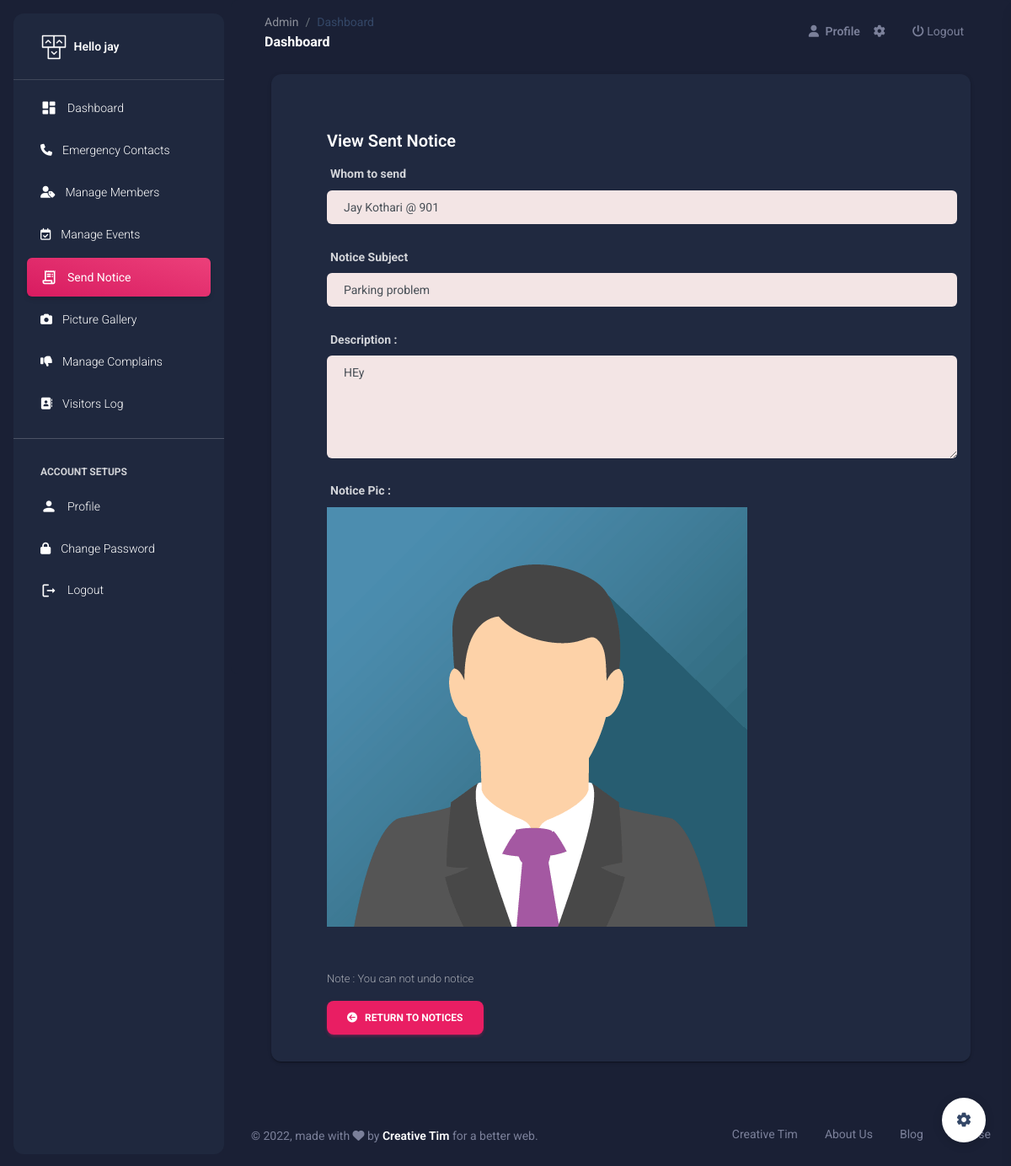
/Sec/view-send-notice/3 (signed in), run on the app's committed database.
### SecApp/models.py (models this page shows, shortened)
class SecUser(models.Model):
    name = models.CharField(max_length=50)
    email = models.EmailField(unique=True)
    mobile = models.CharField(max_length=15)
    password = models.CharField(max_length=50)
    pic = models.FileField(upload_to='Profile',default='avatar.png')
    setting = models.BooleanField(default=False)

### MemberApp/models.py (models this page shows, shortened)
class Notice(models.Model):
    uid = models.ForeignKey(SecUser,on_delete=models.CASCADE)
    member = models.ForeignKey(Member,on_delete=models.CASCADE)
    subject = models.CharField(max_length=100)
    des = models.TextField()
    pic = models.FileField(upload_to='Notice',blank=True,null=True)
    created_at = models.DateTimeField(auto_now_add=True)

class Member(models.Model):
    doc_choice = (
        ('Aadhar','Aadhar'),
        ('PAN','PAN'),
        ('DL','DL'),
        ('Other','Other'),
    )
    uid = models.ForeignKey(SecUser,on_delete=models.CASCADE,null=True)
    fname = models.CharField(max_length=20)
    lname = models.CharField(max_length=20)
    email = models.EmailField(unique=True)
    mobile = models.CharField(max_length=15)
    doc = models.CharField(max_length=30,choices=doc_choice)
    doc_number = models.CharField(max_length=20)
    flat_no = models.CharField(max_length=10)
    address = models.TextField()
    password = models.CharField(max_length=20)
    pic = models.FileField(upload_to='member',default='avatar.png')
    verify = models.BooleanField(default=False)
    role = models.CharField(max_length=20,default='member')
    created_at = models.DateTimeField(auto_now_add=True)

### SecApp/views.py (the view)
# urls.py: path('view-send-notice/<int:pk>',views.view_send_notice, name='view-send-notice'),
def view_send_notice(request,pk):
    uid = SecUser.objects.get(email=request.session['email'])
    notice = mm.Notice.objects.get(id=pk)
    return render(request,'view-send-notice.html',{'uid':uid,'notice':notice})

### SecApp/templates/view-send-notice.html (shortened to what this page needs)
{% extends 'sec-header.html' %}
{% load static %}
{% block notice %}
<li class="nav-item">
  <a class="nav-link text-white  active bg-gradient-primary" href="">
    <div class="text-white text-center me-2 d-flex align-items-center justify-content-center">
      <i class="material-icons opacity-10">receipt_long</i>
    </div>
    <span class="nav-link-text ms-1">Send Notice</span>
  </a>
</li>
{% endblock %}
{% block content %}
<br><br><br>
<div class="container-fluid px-2 px-md-4">
    <div class="card card-body mx-3 mx-md-4 mt-n6">
      <div class="row gx-4 mb-2">
        <div class="col-auto my-auto">
          <div class="h-100">
            <h5 class="mb-1" style="margin-left: 50px; margin-top: 50px;">
              View Sent Notice
            </h5>
          </div>
        </div>
      </div>
      <div style="margin-left: 50px;">
      <form action="{% url 'send-notice' %}" method="POST" enctype="multipart/form-data">
        <div class="row">
            <div class="form-group col-12">
                <label for="exampleInputPassword1"><b>Whom to send</b></label>
                <input type="text" class="form-control" style="background-color: rgb(243, 229, 229); padding-left: 20px;" value="{{notice.member.fname}} {{notice.member.lname}} @ {{notice.member.flat_no}}" disabled>
            </div>
        </div><br>
        <div class="row">
            <div class="form-group col-12">
                <label for="exampleInputPassword1"><b>Notice Subject</b></label>
                <input type="text" class="form-control" disabled value="{{notice.subject}}" style="background-color: rgb(243, 229, 229); padding-left: 20px;" name="subject" id="exampleInputPassword1" placeholder="Notice Subject..." required>
            </div>
        </div><br>
        <div class="row">
            <div class="form-group col-12">
                <label for="exampleInputPassword1"><b>Description :</b></label>
                <textarea name="des" class="form-control" disabled style="background-color: rgb(243, 229, 229); padding-left: 20px;" placeholder="Notice Description..." id="" cols="30" rows="5" required>{{notice.des}}</textarea>
            </div>
        </div><br>
        {% if notice.pic %}
        <div class="row">
            <div class="form-group col-6">
                <label for="exampleInputPassword1"><b>Notice Pic : </b></label>
                <img src="{{notice.pic.url}}" alt="">
            </div>
        </div>
        {% endif %}
        <br><br>
        <p style="color: red; font-size: small;">Note : You can not undo notice</p>
      </form>
      <a href="{% url 'send-notice' %}"><button class="btn btn-primary"><i class="fa fa-arrow-circle-left"></i> &nbsp; Return to Notices</button></a>
    </div>
    </div>
    <br><br>
</div>
{% endblock %}

### SecApp/templates/sec-header.html (shortened to what this page needs)
{% load static %}
<!DOCTYPE html>
<html lang="en">
<head>
  <link href="{% static 'assets/css/nucleo-icons.css' %}" rel="stylesheet" />
  <link href="{% static 'assets/css/nucleo-svg.css' %}" rel="stylesheet" />
  <link id="pagestyle" href="{% static 'assets/css/material-dashboard.css' %}" rel="stylesheet" />
</head>
{% if uid.setting == False %}
<body class="g-sidenav-show  bg-gray-200">
{% else %}
<body class="g-sidenav-show  bg-gray-200 dark-version">
{% endif %}
  <aside class="sidenav navbar navbar-vertical navbar-expand-xs border-0 border-radius-xl my-3 fixed-start ms-3   bg-gradient-dark" id="sidenav-main">
    <div class="sidenav-header">
      <a class="navbar-brand m-0" href=" https://demos.creative-tim.com/material-dashboard/pages/dashboard " target="_blank">
        <img src="{% static 'assets/img/logo-ct.png' %}" class="navbar-brand-img h-100" alt="main_logo">
        <span class="ms-1 font-weight-bold text-white">Hello {{uid.name}}</span>
      </a>
    </div>
    <hr class="horizontal light mt-0 mb-2">
      <ul class="navbar-nav">
        {% block dashboard %}
        <li class="nav-item">
          <a class="nav-link text-white" href="{% url 'index' %}">
            <div class="text-white text-center me-2 d-flex align-items-center justify-content-center">
              <i class="material-icons opacity-10">dashboard</i>
            </div>
            <span class="nav-link-text ms-1">Dashboard</span>
          </a>
        </li>
        {% endblock %}
        {% block emergency %}
        <li class="nav-item">
          <a class="nav-link text-white " href="{% url 'emergency' %}">
            <div class="text-white text-center me-2 d-flex align-items-center justify-content-center">
              <i class="fa fa-phone"></i>
            </div>
            <span class="nav-link-text ms-1">Emergency Contacts</span>
          </a>
        </li>
        {% endblock %}
        {% block add_member %}
        <li class="nav-item">
          <a class="nav-link text-white " href="{% url 'add-member' %}">
            <div class="text-white text-center me-2 d-flex align-items-center justify-content-center">
              <i class="fa fa-user-tag"></i>
            </div>
            <span class="nav-link-text ms-1">Manage Members</span>
          </a>
        </li>
        {% endblock %}
        {% block event %}
        <li class="nav-item">
          <a class="nav-link text-white " href="{% url 'add-event' %}">
            <div class="text-white text-center me-2 d-flex align-items-center justify-content-center">
              <i class="fa fa-calendar-check-o"></i>
            </div>
            <span class="nav-link-text ms-1">Manage Events</span>
          </a>
        </li>
        {% endblock %}
        {% block notice %}{% endblock %}
        {% block gallery %}
        <li class="nav-item">
          <a class="nav-link text-white " href="{% url 'gallery' %}">
            <div class="text-white text-center me-2 d-flex align-items-center justify-content-center">
              <i class="fas fa-camera"></i>
            </div>
            <span class="nav-link-text ms-1">Picture Gallery</span>
          </a>
        </li>
        {% endblock %}
        {% block complain %}
        <li class="nav-item">
          <a class="nav-link text-white " href="#">
            <div class="text-white text-center me-2 d-flex align-items-center justify-content-center">
              <i class="fa fa-thumbs-down"></i>
            </div>
            <span class="nav-link-text ms-1">Manage Complains</span>
          </a>
        </li>
        {% endblock %}
        <li class="nav-item">
          <a class="nav-link text-white " href="">
            <div class="text-white text-center me-2 d-flex align-items-center justify-content-center">
              <i class="fa fa-address-book"></i>
            </div>
            <span class="nav-link-text ms-1">Visitors Log</span>
          </a>
        </li>
        <hr>
        <li class="nav-item mt-3">
          <h6 class="ps-4 ms-2 text-uppercase text-xs text-white font-weight-bolder opacity-8">Account Setups</h6>
        </li>
        {% block profile %}
        <li class="nav-item">
          <a class="nav-link text-white " href="{% url 'profile' %}">
            <div class="text-white text-center me-2 d-flex align-items-center justify-content-center">
              <i class="material-icons opacity-10">person</i>
            </div>
            <span class="nav-link-text ms-1">Profile</span>
          </a>
        </li>
        {% endblock %}
        {% block password %}
        <li class="nav-item">
          <a class="nav-link text-white " href="{% url 'change-password' %}">
            <div class="text-white text-center me-2 d-flex align-items-center justify-content-center">
              <i class="fa fa-lock"></i>
            </div>
            <span class="nav-link-text ms-1">Change Password</span>
          </a>
        </li>
        {% endblock %}
        <li class="nav-item">
          <a class="nav-link text-white " href="{% url 'logout' %}">
            <div class="text-white text-center me-2 d-flex align-items-center justify-content-center">
              <i class="material-icons">logout</i>
            </div>
            <span class="nav-link-text ms-1">Logout</span>
          </a>
        </li>
      </ul>
  </aside>
  <main class="main-content position-relative max-height-vh-100 h-100 border-radius-lg ">
    <nav class="navbar navbar-main navbar-expand-lg px-0 mx-4 shadow-none border-radius-xl" id="navbarBlur" navbar-scroll="true">
      <div class="container-fluid py-1 px-3">
        <nav aria-label="breadcrumb">
          <ol class="breadcrumb bg-transparent mb-0 pb-0 pt-1 px-0 me-sm-6 me-5">
            <li class="breadcrumb-item text-sm"><a class="opacity-5 text-dark" href="javascript:;">Admin</a></li>
            <li class="breadcrumb-item text-sm text-dark active" aria-current="page">Dashboard</li>
          </ol>
          <h6 class="font-weight-bolder mb-0">Dashboard</h6>
        </nav>
        <div class="collapse navbar-collapse mt-sm-0 mt-2 me-md-0 me-sm-4" id="navbar">
          <ul class="navbar-nav  justify-content-end">
            <li class="nav-item d-flex align-items-center">
              <a href="{% url 'profile' %}" class="nav-link text-body font-weight-bold px-0">
                <i class="fa fa-user me-sm-1"></i>
                <span class="d-sm-inline d-none">Profile</span>
              </a>
            </li>
            <li class="nav-item px-3 d-flex align-items-center">
              <a href="javascript:;" class="nav-link text-body p-0">
                <i class="fa fa-cog fixed-plugin-button-nav cursor-pointer"></i>
              </a>
            </li>
            <li class="nav-item px-3 d-flex align-items-center">
                <a href="{% url 'logout' %}" class="nav-link text-body p-0">
                  <i class="fa fa-power-off"></i> Logout
                </a>
            </li>
          </ul>
        </div>
      </div>
    </nav>
{% block content %}
{% endblock %}
<footer class="footer py-4  ">
    <div class="container-fluid">
      <div class="row align-items-center justify-content-lg-between">
        <div class="col-lg-6 mb-lg-0 mb-4">
          <div class="copyright text-center text-sm text-muted text-lg-start">
            © ,
            made with <i class="fa fa-heart"></i> by
            <a href="" class="font-weight-bold" target="_blank">Creative Tim</a>
            for a better web.
          </div>
        </div>
        <div class="col-lg-6">
          <ul class="nav nav-footer justify-content-center justify-content-lg-end">
            <li class="nav-item">
              <a href="" class="nav-link text-muted">Creative Tim</a>
            </li>
            <li class="nav-item">
              <a href="" class="nav-link text-muted">About Us</a>
            </li>
            <li class="nav-item">
              <a href="" class="nav-link text-muted">Blog</a>
            </li>
            <li class="nav-item">
              <a href="" class="nav-link pe-0 text-muted">License</a>
            </li>
          </ul>
        </div>
      </div>
    </div>
  </footer>
</main>
<div class="fixed-plugin">
<a class="fixed-plugin-button text-dark position-fixed px-3 py-2">
  <i class="material-icons py-2">settings</i>
</a>
</div>
</body>
</html>

### data on the page
SecUser: name "jay"
Notice: member.fname "Jay Kothari @ 901", subject "Parking problem", des "HEy", pic (picture)
